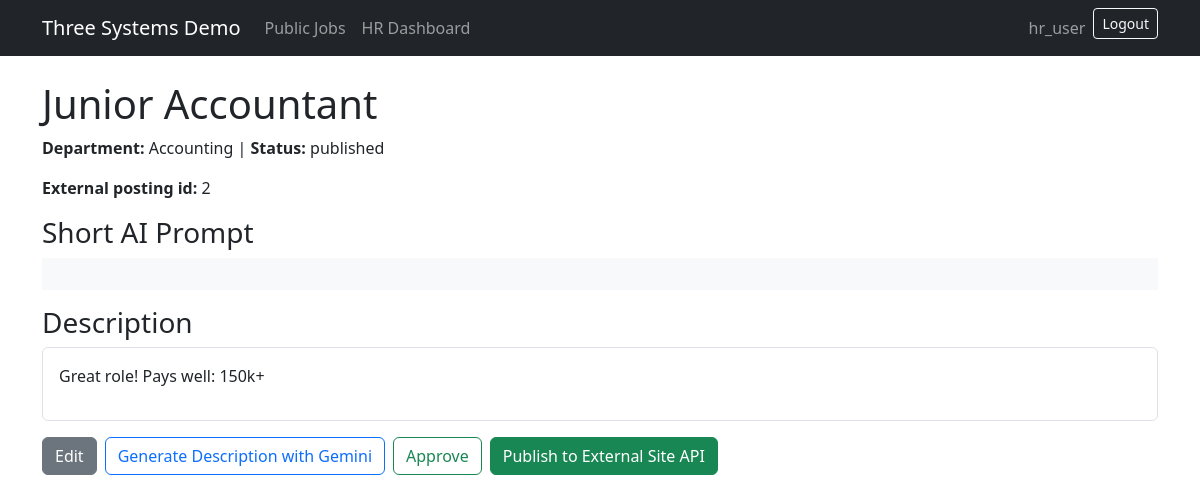
/hr/jobs/2/ (signed in), run on the app's committed database.
### hr/models.py (models this page shows, shortened)
class JobPosting(models.Model):
    STATUS_CHOICES = [('draft','Draft'),('approved','Approved'),('published','Published'),('closed','Closed')]
    title = models.CharField(max_length=200)
    department = models.CharField(max_length=120)
    short_prompt = models.TextField(blank=True)
    description = models.TextField(blank=True)
    status = models.CharField(max_length=20, choices=STATUS_CHOICES, default='draft')
    created_by = models.ForeignKey(settings.AUTH_USER_MODEL, on_delete=models.SET_NULL, null=True, blank=True)
    created_at = models.DateTimeField(auto_now_add=True)
    updated_at = models.DateTimeField(auto_now=True)
    external_posting_id = models.IntegerField(null=True, blank=True)

### hr/views.py (the view)
# urls.py: path('jobs/<int:pk>/', views.job_detail, name='job_detail'),
@hr_required
def job_detail(request, pk):
    job = get_object_or_404(JobPosting, pk=pk)
    return render(request, 'hr/job_detail.html', {'job': job})

### hr/permissions.py (called while the page is built)
def is_hr_user(user):
    return user.is_authenticated and (user.is_superuser or user.groups.filter(name='HR').exists())

def hr_required(view_func):
    @login_required
    @wraps(view_func)
    def wrapper(request, *args, **kwargs):
        if not is_hr_user(request.user):
            raise PermissionDenied('HR group membership is required.')
        return view_func(request, *args, **kwargs)
    return wrapper

### hr/templatetags/group_tags.py (called while the page is built)
@register.filter
def has_group(user, group_name):
    return user.is_authenticated and user.groups.filter(name=group_name).exists()

### hr/templates/hr/job_detail.html
{% extends "base.html" %}{% block content %}<h1>{{ job.title }}</h1><p><strong>Department:</strong> {{ job.department }} | <strong>Status:</strong> {{ job.status }}</p><p><strong>External posting id:</strong> {{ job.external_posting_id|default:"Not published" }}</p><h3>Short AI Prompt</h3><pre class="bg-light p-3">{{ job.short_prompt }}</pre><h3>Description</h3><div class="border rounded p-3">{{ job.description|linebreaks }}</div><div class="mt-3 d-flex gap-2"><a class="btn btn-secondary" href="{% url 'hr:job_edit' job.pk %}">Edit</a><form method="post" action="{% url 'hr:generate_description' job.pk %}">{% csrf_token %}<button class="btn btn-outline-primary">Generate Description with Gemini</button></form><form method="post" action="{% url 'hr:approve_job' job.pk %}">{% csrf_token %}<button class="btn btn-outline-success">Approve</button></form><form method="post" action="{% url 'hr:publish_job' job.pk %}">{% csrf_token %}<button class="btn btn-success">Publish to External Site API</button></form></div>{% endblock %}

### templates/base.html (shortened to what this page needs)
{% load group_tags %}
<!doctype html>
<html lang="en">
<head>
  <link href="https://cdn.jsdelivr.net/npm/bootstrap@5.3.3/dist/css/bootstrap.min.css" rel="stylesheet">
</head>
<body>
<nav class="navbar navbar-expand-lg navbar-dark bg-dark mb-4">
  <div class="container">
    <a class="navbar-brand" href="/">Three Systems Demo</a>
    <div class="navbar-nav">
      <a class="nav-link" href="{% url 'external_jobs:public_job_list' %}">Public Jobs</a>
      {% if user.is_authenticated %}
        {% if user.is_superuser or user|has_group:"HR" %}<a class="nav-link" href="{% url 'hr:dashboard' %}">HR Dashboard</a>{% endif %}
      {% endif %}
    </div>
    <div class="ms-auto navbar-nav">
      {% if user.is_authenticated %}
        <span class="navbar-text me-2">{{ user.username }}</span>
        <form method="post" action="{% url 'logout' %}">{% csrf_token %}<button class="btn btn-sm btn-outline-light">Logout</button></form>
      {% else %}
        <a class="btn btn-sm btn-outline-light" href="{% url 'login' %}">Login</a>
      {% endif %}
    </div>
  </div>
</nav>
<main class="container">
  {% block content %}{% endblock %}
</main>
</body>
</html>

### data on the page
JobPosting: title "Junior Accountant", department "Accounting", status "published", external_posting_id "2", description "Great role! Pays well: 150k+"

### other printed values
{{ user.username }} "hr_user"
